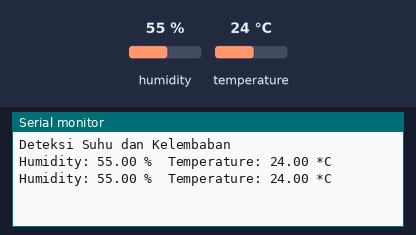
Recording of a sketch running on a simulated Arduino Uno, built with avr-gcc and run on an emulated ATmega328P. On the bench: the last lines printed to the serial monitor. Inputs (shaded band) come from the test bench; at power-on: humidity 55 %, temperature 24 °C.

Above: at 4.8 s.
4.9 s: humidity set to 22 %
At 7.2 s:
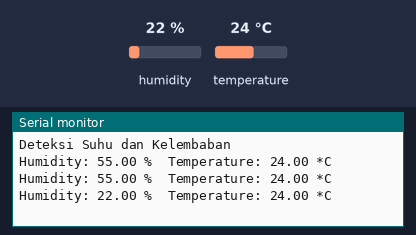
7.9 s: temperature set to 12 °C
At 9.6 s:
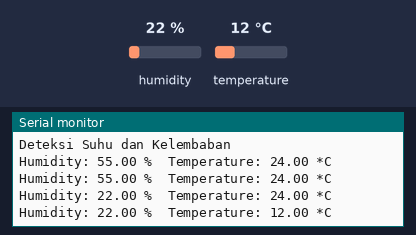
10.9 s: humidity set to 40 %
At 13.2 s:
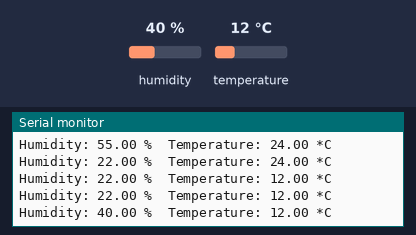
Timing chart, 0 to 14.7 s (numbered marks = the images above; inputs shaded):
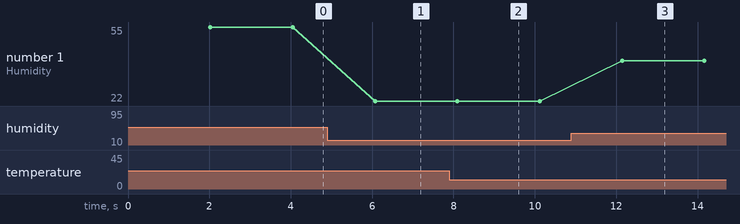

The sketch:

DHT11.ino
```cpp
#include "DHT.h"

#define DHTPIN 4
#define DHTTYPE DHT11

DHT dht(DHTPIN, DHTTYPE);

void setup() {
  Serial.begin(9600);
  Serial.println("Deteksi Suhu dan Kelembaban");
  dht.begin();
}

void loop() {
  delay(2000);

  float t = dht.readTemperature();
  float h = dht.readHumidity();

  if (isnan(h) || isnan(t)) {
    Serial.println("Sensor tidak terbaca!");
    return;
  }

  Serial.print("Humidity: ");
  Serial.print(h);
  Serial.print(" %\t");
  Serial.print("Temperature: ");
  Serial.print(t);
  Serial.println(" *C");
}
```

Measured:
- after the input at 4.9 s, the serial monitor: prints a new line after 1.2 s (image 1)
- after the input at 7.9 s, the serial monitor: prints a new line after 0.20 s (image 2)
- after the input at 10.9 s, the serial monitor: prints a new line after 1.2 s (image 3)
- plotted number 1: 55 → 22 after the input at 4.9 s, 22 → 40 after the input at 10.9 s
